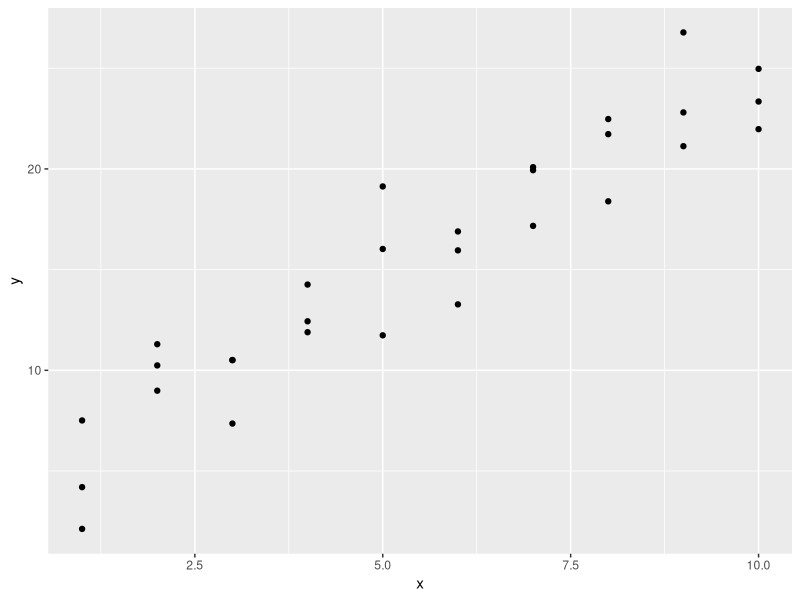
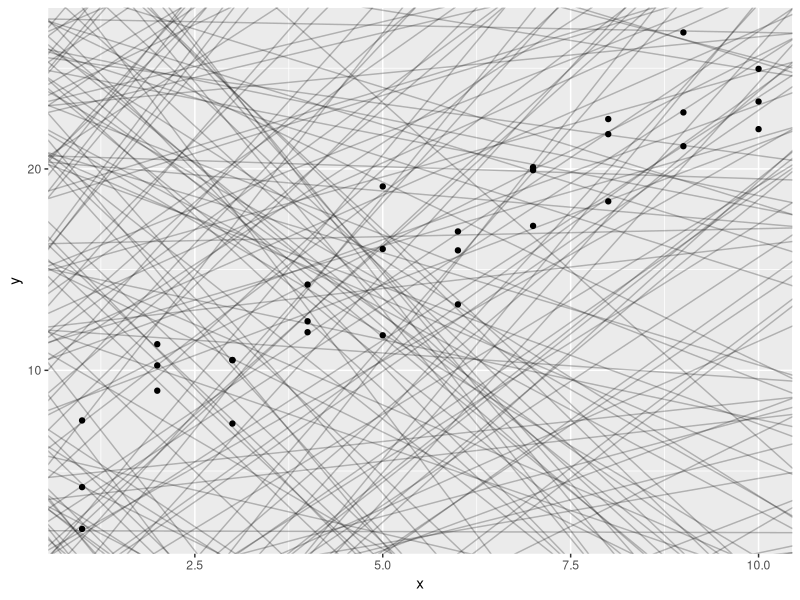
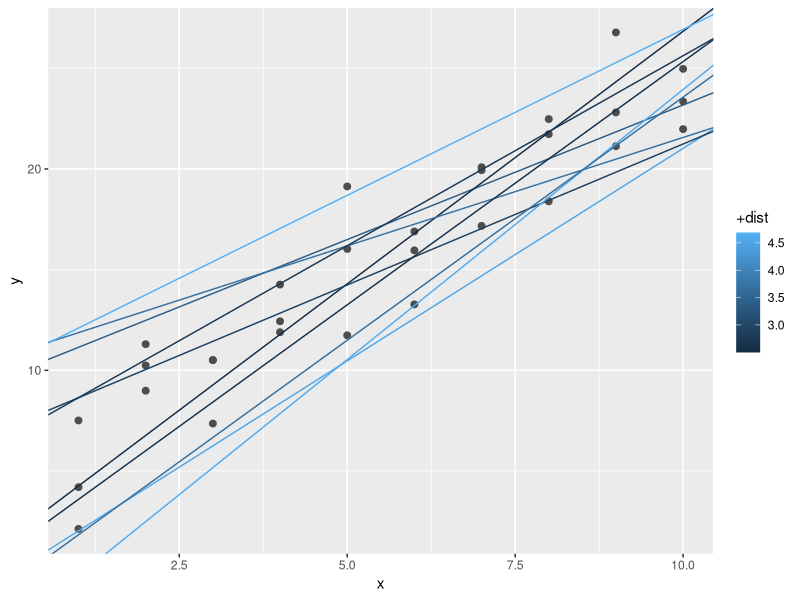
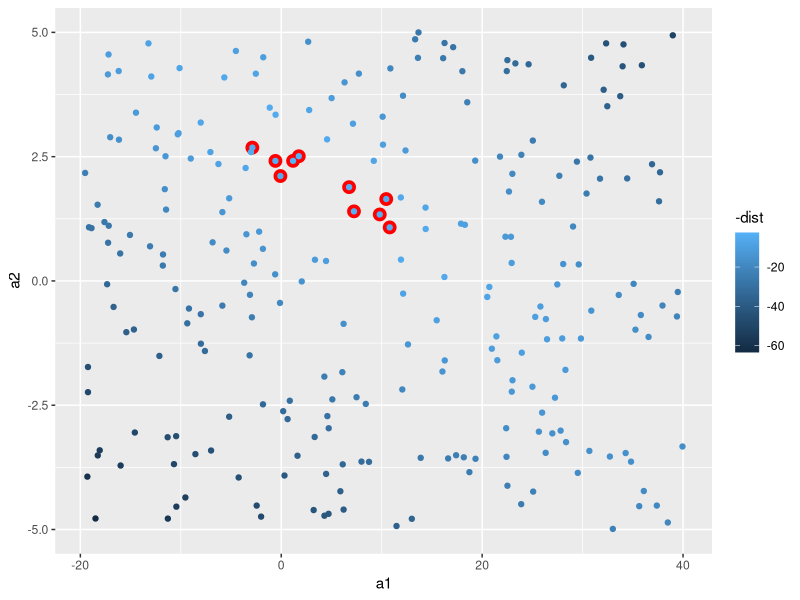
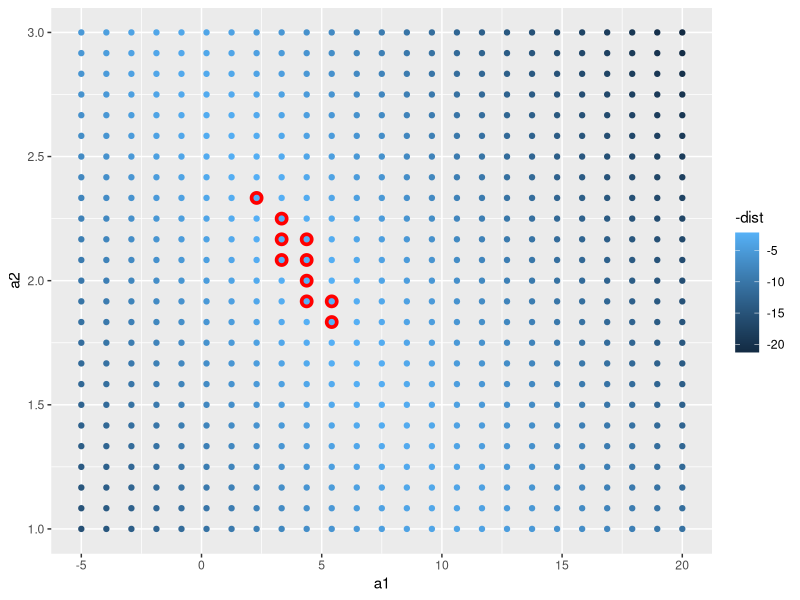
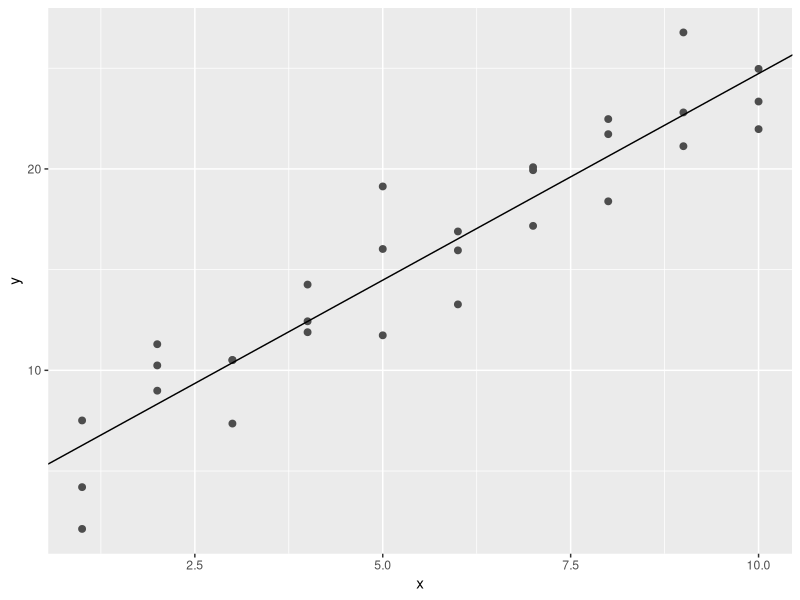
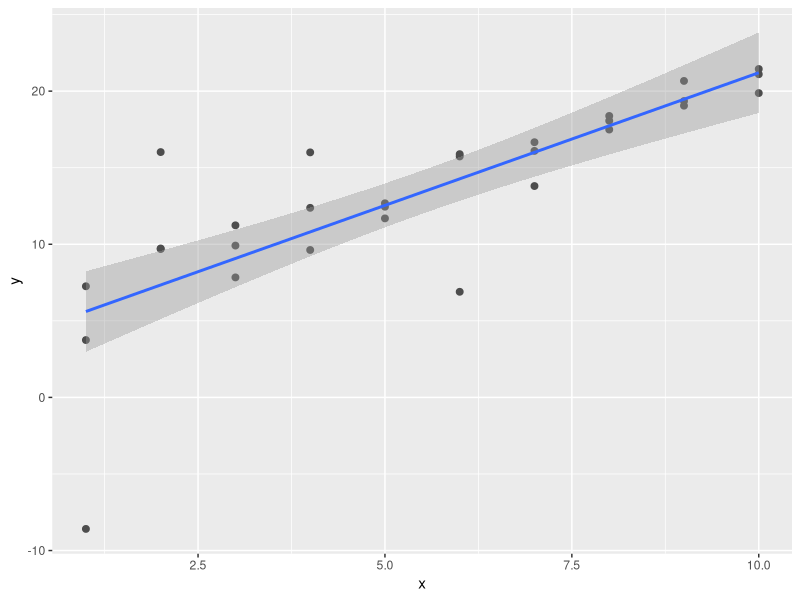
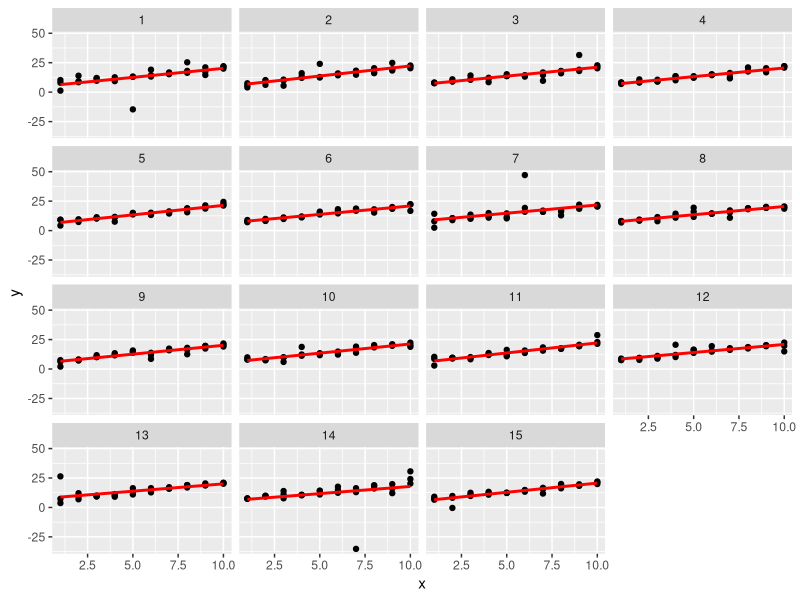

Generate these figures, in order, with R:

# Model Basics with modelr ------------------------------------------------

### LOAD PACKAGES ###
library(tidyverse)
library(modelr)
options(na.action = na.warn)


# A Simple Model ----------------------------------------------------------

# Use simulated dataset sim1
ggplot(sim1, aes(x, y)) +
  geom_point()
sim1
?runif
models <- tibble(
  a1 = runif(250, -20, 40),
  a2 = runif(250, -5, 5)
)

ggplot(sim1, aes(x, y)) +
  geom_abline(
    aes(intercept = a1, slope = a2),
    data = models, alpha = 1/4
  ) +
  geom_point()
?geom_abline

# 250 models on a single plot is really bad
# We need to find a better model

# To do so, we need a function and this function takes model parameters
# and the data as inputs, and then gives values predicted by the model
model1 <- function(a, data){
  a[1] + data$x * a[2]
}
# c(intercept, slope)
model1(c(7, 1.5), sim1)

# Next, we need some way to compute an overall distance between the predicted and
# actual values. Collapse the 30 distances into one value

# In statistics, this is the root-mean-squared distance
# Compute the difference between actual and predicted, square the distance, then average
measure_difference <- function(mod, data){
  diff <- data$y - model1(mod, data)
  sqrt(mean(diff^2))
}
measure_difference(c(7, 1.5), sim1)
sim1$y - model1(c(7, 1.5), sim1) # this has 30 values because sim1 has 30 values
sim1 # sim1 has 30 values for x and y
# but then, 1 pair of vector with 30 rows of x and y has a mean value for 1 output
# each measure_difference has one value

# Now we can use purrr to compute the distance for all the models defined previously
# We need a helper function because our distance function expects the model as numeric
# vector of length 2:
sim1_dist <- function(a1, a2){
  measure_difference(c(a1, a2), sim1)
}
# this one has 250 vector values, each is computed with 1 measure difference, so it has
# a total of 250 values
models <- models %>%
  mutate(dist = purrr::map2_dbl(a1, a2, sim1_dist))
models

# Let's overlay the 10 bes models 
# color the models with -dist, +dist is the opposite, smallest gets darkest
# best models with smallest distance get the brightest colors
?aes
?color
ggplot(sim1, aes(x, y)) +
  geom_point(size = 2, color = "grey30") +
  geom_abline(aes(intercept = a1, slope = a2, color = +dist),
              data = filter(models, rank(dist)<=10))

# We can also visualize them with scatterplot of a1 versus a2
ggplot(models, aes(a1, a2)) +
  geom_point(
    data = filter(models, rank(dist) <= 10),
    size = 4, color = "red"
  ) +
  geom_point(aes(color = -dist))

# Instead of scatterplot, we could be more systematic and generate an evenly spaced grid of points
# this is called a grid search. Pick the parameters of the grid roughly by looking at where the best
# models were in the preceding plot:
?seq
grid <- expand.grid(
  a1 = seq(-5, 20, length = 25), # length = number controls the point per column and per row
  a2 = seq(1, 3, length = 25)
) %>%
  mutate(dist = purrr::map2_dbl(a1, a2, sim1_dist))
head(grid)

grid %>%
  ggplot(aes(a1, a2)) +
  geom_point(
    data = filter(grid, rank(dist) <= 10),
    size = 4, color = "red"
  ) +
  geom_point(aes(color = -dist))

# The 10 best models all looked pretty good
# Imagine making the grid finer and finer, until you narrowed the best model
# But there is a better tool called Newton-Raphson search
# You pick a starting point, and look around for the steepest slope
# You then ski down that slope a little way, and then repeat again and again
# until you cannot go any lower
# optim()
best <- optim(c(0, 0), measure_difference, data = sim1)
best$par

ggplot(sim1, aes(x, y)) +
  geom_point(size = 2, color = "grey30") +
  geom_abline(intercept = best$par[1], slope = best$par[2])

# lm() model is the one we've just worked with
lm(data = sim1, y~x)

# Exercises
# 1.One downside of the linear model is that it is sensitive to unusual values 
# because the distance incorporates a squared term. Fit a linear model to the simulated 
# data below, and visualise the results. Rerun a few times to generate different 
# simulated datasets. What do you notice about the model?

?tibble
sim1a <- tibble(
  x = rep(1:10, each = 3),
  y = x * 1.5 + 6 + rt(length(x), df = 2)
)

# run once and plot result
ggplot(sim1a, aes(x, y)) +
  geom_point(size = 2, color = "grey30") +
  geom_smooth(method = "lm")

simt <- function(i){
  tibble(
    x = rep(1:10, each = 3),
    y = x * 1.5 + 6 + rt(length(x), df = 2),
    id = i
  )
}
?map_df
?rep
?facet_wrap
?rt
result <- map_df(1:15, simt)

ggplot(result, aes(x, y)) +
  geom_point() +
  geom_smooth(method = "lm", se = FALSE, color = "red") +
  facet_wrap(~ id, ncol = 4)

# If we do the same thing with normal distribution?
sim_norm <- function(i){
  tibble(
    x = rep(1:10, each = 3),
    y = x * 1.5 + 6 + rnorm(length(x)),
    id = i
  )
}
result_norm <- map_df(1:15, sim_norm)
ggplot(result_norm, aes(x, y)) +
  geom_point() +
  geom_smooth(method = "lm", se = FALSE, color = "red") +
  facet_wrap(~ id, ncol = 4)
# There were outliers in dt() student t distribution, while 
# there are no outliers in normal distribution

  
tibble(
  x = seq(-5, 5, length.out = 100),
  normal = dnorm(x),
  student_t = dt(x, df = 2)
) %>%
  gather(distribution, density, -x) %>%
  ggplot(aes(x = x, y = density, colour = distribution)) +
  geom_line()

# 2. One way to make linear models more robust is to use a different distance measure. For example, instead of
# root-mean-squared distance, you could use mean-absolute distance:
sim1a
measure_distance <- function(mod, data) {
  diff <- data$y - make_prediction(mod, data)
  mean(abs(diff))
}

# make a function called prediction, take vectors of length 2, with 1 as intercept, and 2 as slope
make_prediction <- function(vec, data){
  vec[1] + vec[2]*data$x
}

# Use sim1a data
best <- optim(c(0,0), measure_distance, data = sim1a)
best$par

# 3. One challenge with performing numerical optimization is that it’s only guaranteed to find a local optimum.
# What’s the problem with optimizing a three parameter model like this?
model3 <- function(a, data) {
  a[1] + data$x * a[2] + a[3]
}
measure_distance_3 <- function(a, data) {
  diff <- data$y - model3(a, data)
  sqrt(mean(diff ^ 2))
}
best3a <- optim(c(0, 0, 0), measure_distance_3, data = sim1)
best3a$par


# Visualizing Models ------------------------------------------------------

sim1_mod <- lm(data = sim1, y~x)
summary(sim1_mod)

# Predictions
# To visualize the predictions from a model, we start by generating an evenly spaced grid of values
# that covers the region where our data lies
# Use modelr:data_grid()
grid <- sim1 %>%
  data_grid(x)
grid
# This generates the x values in grid

# Next we can predit. Use modelr::add_predictions()
grid <- grid %>%
  add_predictions(sim1_mod)
grid  

# Next we plot the predictions
ggplot(sim1, aes(x)) +
  geom_point(aes(y = y)) +
  geom_line(
    aes(y = pred),
    data = grid,
    color = "red",
    size = 1
  )

# Residuals
# Residuals tell you what the model has missed
# Residuals are just the distances between the observed and predicted values
# We add residuals to data with add_residuals(), which works just like add_predictions
# Just supply the linear model that used for the data frame
sim1 <- sim1 %>%
  add_residuals(sim1_mod)
sim1

# Draw a frequency polygon to help use understand the spread of the residuals
ggplot(sim1, aes(resid)) +
  geom_freqpoly(binwidth = 0.5)

# You often want to re-crate plots using the residuals instead of the original predictor
ggplot(sim1, aes(x, resid)) +
  geom_ref_line(h = 0) +
  geom_point()
# Looks just like random noise, which means the data is good


# Residuals Exercises -----------------------------------------------------

# 1. Instead of using lm() to fit a straight line, you can use loess() to fit a smooth curve. 
# Repeat the process of model fitting, grid generation, predictions, and visualisation on sim1 
# using loess() instead of lm(). How does the result compare to geom_smooth()?

# First check how to use loess()
?loess
sim1_mod_loess <- loess(y~x, data = sim1) 
sim1_mod <- lm(y~x, data= sim1)

sim2 <- sim1 %>%
  add_predictions(sim1_mod) %>%
  add_residuals(sim1_mod) %>%
  add_predictions(sim1_mod_loess, var = "loess_predictions") %>%
  add_residuals(sim1_mod_loess, var = "loess_residuals")
sim2

# Plot predictions
ggplot(sim2, aes(x = x)) +
  geom_point(aes(y = y)) +
  geom_line(aes(y = loess_predictions), size = 2, color = "red")

# Plot residuals
ggplot(sim2, aes(x = x)) +
  geom_point(aes(y = resid)) +
  geom_point(aes(y = loess_residuals), color = "red", size = 2)

# 2. add_predictions() is paired with gather_predictions() and spread_predictions(). 
# How do these three functions differ?
?gather_predictions
# add_predictions(data, model, var = "pred")
# gather_predictions(data, ..., .pred = "pred", .model = "model")
# The function gather_predictions adds predictions from multiple models by stacking the results and adding
# a column with the model name,

# as we can see, using add_predictions to add predicts from two models involves:
# DO NOT RUN
sim3 <- sim1 %>%
  add_predictions(sim1_mod) %>%
  add_predictions(sim1_mod_loess, var = "loess_predictions") 
# But if we use gather_predictions()
test <- sim1
test
test %>% 
  gather_predictions(sim1_mod, sim1_mod_loess)

# The function gather_predictions adds predictions from multiple models by stacking the results and adding
# a column with the model name,

# The function spread_predictions adds predictions from multiple models by adding multiple columns (postfixed
# with the model name) with predictions from each model.

test %>%
  spread_predictions(sim1_mod, sim1_mod_loess)

# We can also add arguments to the gather_predictions()
test %>% 
  gather_predictions(sim1_mod, sim1_mod_loess) %>%
  spread(model, pred) # spread the result model and pred columns


# 3. What does geom_ref_line() do? What package does it come from? Why is displaying a reference line in
# plots showing residuals useful and important?

# The geom geom_ref_line() adds as reference line to a plot.

# 4. Why might you want to look at a frequency polygon of absolute residuals? What are the pros and cons
# compared to looking at the raw residuals?

# Basically we want to check the residuals
# The freq_ploy shows the absolute values of the residuals
# However, simply using absolute values will miss information about the residuals such as the signs of the residuals
